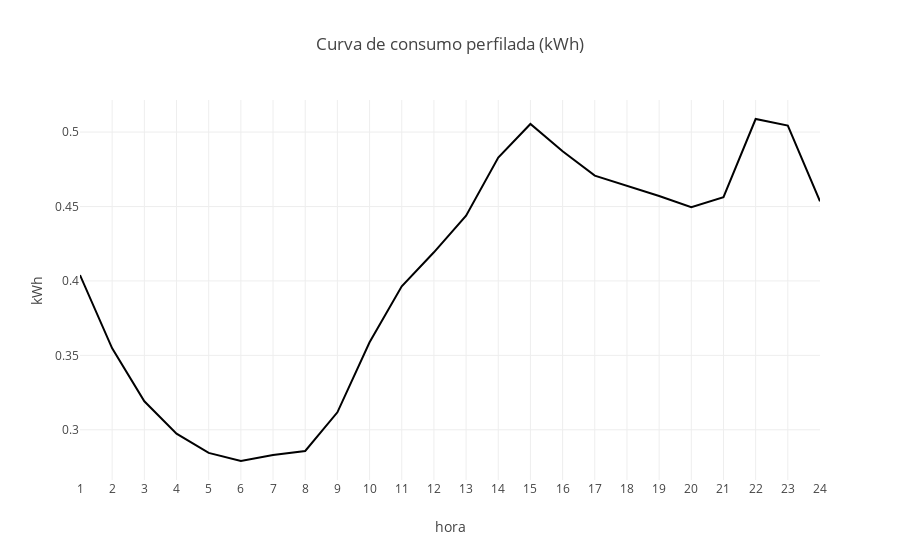

Notebook cell for this chart:
### Code cell
def grafico_horario_consumo(pt_horario_filtrado):
    graf_horario_consumo=px.line(pt_horario_filtrado, 
                                x='hora',y='consumo',
                                title='Curva de consumo perfilada (kWh)',
                                labels={'consumo':'kWh'},
                                #color='color',
                                #color_discrete_map={'green': 'green', 'orange': 'orange', 'red': 'red'}
                                )

    graf_horario_consumo.update_layout(
        xaxis=dict(tickmode='linear')
    )

    return grafico_horario_consumo

### Figure 1 — Plotly figure (JSON) as saved in the notebook; plotly's stock layout.template omitted (floating-point values rounded to 4 significant figures)
{"data": [{"hovertemplate": "hora=%{x}<br>kWh=%{y}<extra></extra>", "legendgroup": "", "line": {"color": "#000001", "dash": "solid"}, "marker": {"symbol": "circle"}, "mode": "lines", "name": "", "orientation": "v", "showlegend": false, "type": "scatter", "x": [1, 2, 3, 4, 5, 6, 7, 8, 9, 10, 11, 12, 13, 14, 15, 16, 17, 18, 19, 20, 21, 22, 23, 24], "xaxis": "x", "y": [0.404, 0.3547, 0.3191, 0.2974, 0.2845, 0.279, 0.2831, 0.2858, 0.3118, 0.3588, 0.3964, 0.4192, 0.4439, 0.4829, 0.5054, 0.4871, 0.4707, 0.4639, 0.4571, 0.4495, 0.4563, 0.5088, 0.5044, 0.4535], "yaxis": "y"}], "layout": {"legend": {"tracegroupgap": 0}, "title": {"text": "Curva de consumo perfilada (kWh)"}, "xaxis": {"anchor": "y", "domain": [0, 1], "tickmode": "linear", "title": {"text": "hora"}}, "yaxis": {"anchor": "x", "domain": [0, 1], "title": {"text": "kWh"}}}}
